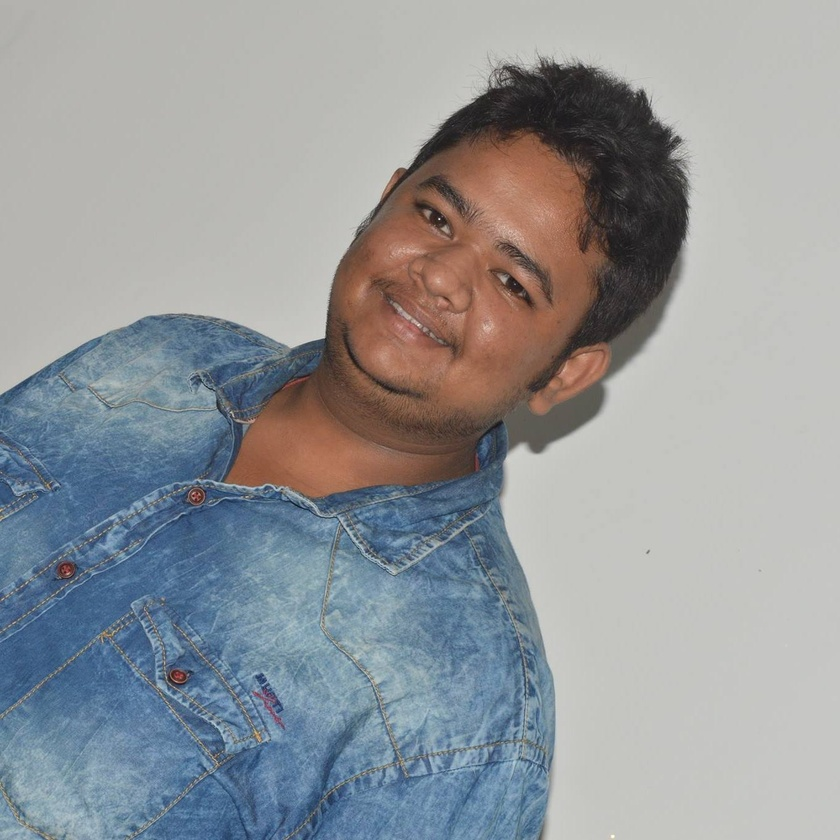
#> input picture images/surya.jpg, 840 x 840 px, shrunk from 1361 x 1361 before the run
$ jupyter execute '1.5 Translation.ipynb'
#> lines starting #> are read from the running program, lines starting #| are printed output that depends on the picture
# Image manupulation

## Transformation : gemoteric distortion enacted upon an image

use : correct distortions or perspective issues ..
types : Affine , Non-Affine

- Affine : Scaling , Rotation, Translation :-where lines a re always parallel

- Non affine : not parallel , Projective transformation and also called Homegraphy. colinarity and incidence always maintained

# Translations

This an affine transform that simply shifts the position of an image. This is basiscly moving an object in any direction , left , right , diagonally etc

[cell 1]
# Translation Matrix :

#  T =  | 1 0 Tx |
#       | 0 1 Ty |

# Tx : representation shift along x axis.
# Ty : representation shift along y axis.

[cell 2]
import cv2
import numpy as np

image = cv2.imread('images/surya.jpg')
#> image is the input picture: shape (840, 840, 3); mean B, G, R 154.4, 151.1, 147.4

# Store height and width of the image
# taking only 1st two element of shape 2 array

height, width = image.shape[:2]
#> height = 840; width = 840
quarter_height, quarter_width = height/4, width/4
#> quarter_height = 210; quarter_width = 210

T = np.float32([[1, 0, quarter_width], [0, 1,quarter_height]])
#> T = [[1, 0, 210], [0, 1, 210]]

# We use warpAffine to transform the image using the matrix, T
img_translation = cv2.warpAffine(image, T, (width, height))
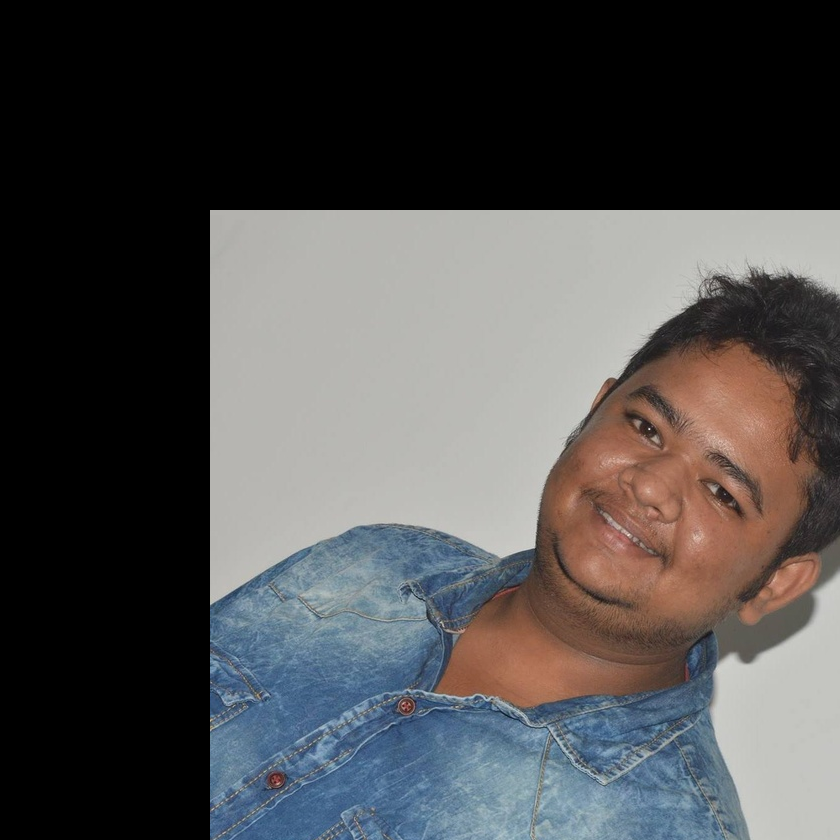
#> img_translation: shape (840, 840, 3); mean B, G, R 78.5, 78.2, 79.3
cv2.imshow('Translation', img_translation)
cv2.waitKey()
cv2.destroyAllWindows()

[cell 3]
# Let's take a look at T

print(T)
#| [[  1.   0. 210.]
#|  [  0.   1. 210.]]
